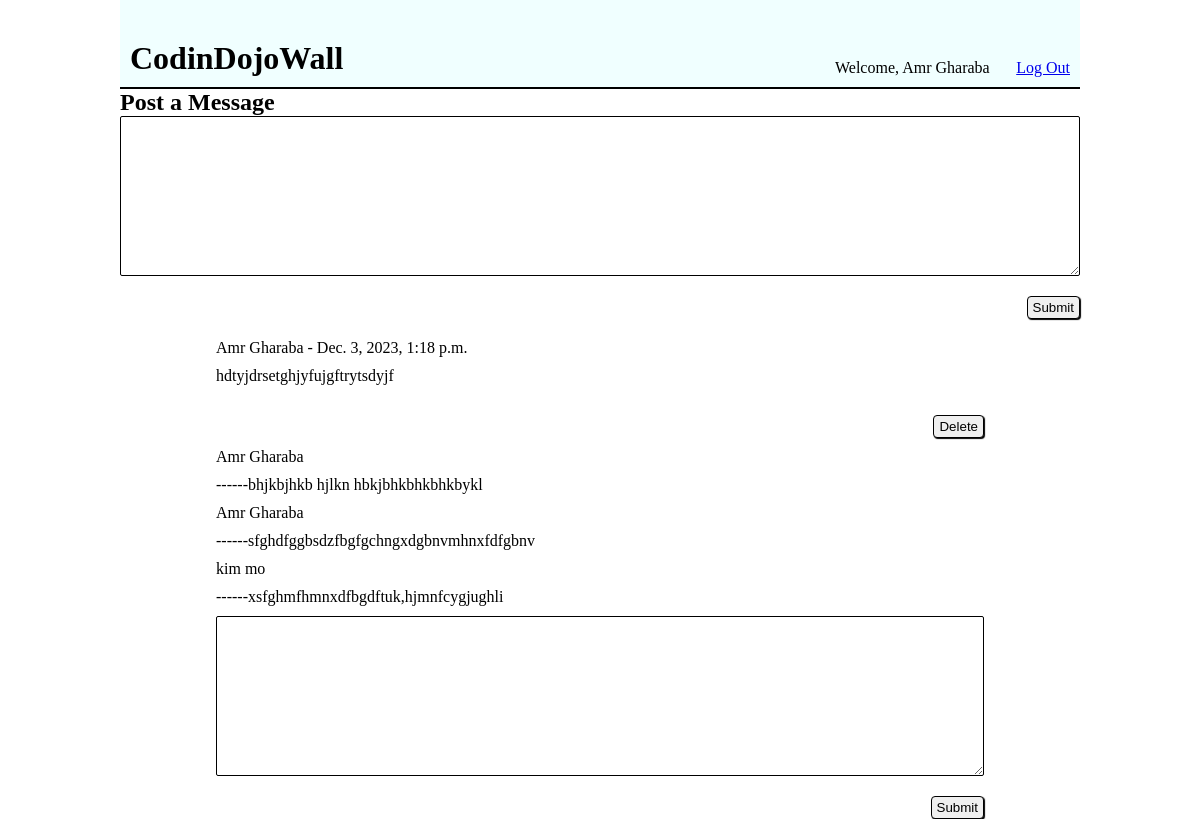
The page /user_interface (signed in) on the database its author committed.
### the_wall_app/models.py (models this page shows)
class User(models.Model):
    first_name = models.CharField(max_length=45)
    last_name = models.CharField(max_length=45)
    email_address = models.CharField(max_length=60)
    password = models.CharField(max_length=50)
    created_at = models.DateTimeField(auto_now_add=True)
    updated_at = models.DateTimeField(auto_now=True)
    objects = Usemanager()

class Message(models.Model):
    message = models.TextField()
    created_at = models.DateTimeField(auto_now_add=True)
    updated_at = models.DateTimeField(auto_now=True)
    user = models.ForeignKey(User, related_name='messages', on_delete=models.CASCADE)
    objects = Messagemanager()

class Comment(models.Model):
    comment = models.TextField()
    created_at = models.DateTimeField(auto_now_add=True)
    updated_at = models.DateTimeField(auto_now=True)
    user = models.ForeignKey(User, related_name='comments', on_delete=models.CASCADE)
    message = models.ForeignKey(Message, related_name='comments', on_delete=models.CASCADE)

### the_wall_app/views.py (the view)
# urls.py: path('user_interface',views.user_interface),
def user_interface(request):
    content = {
        'current_user' : User.objects.get(id = request.session['login_id']),
        'messeges': Message.objects.all(),
        }
    return render(request,'wall.html',content)

### the_wall_app/templates/wall.html (shortened to what this page needs)
<!DOCTYPE html>
<html lang="en">
<head>
    {% load static %}
    <link rel="stylesheet" href="{% static 'CSS/style.css' %}">
</head>
<body id="wall">
    <div class="container">
        <div class="header">
            <h1>CodinDojoWall</h1>
            <div>
                <p>Welcome, {{current_user.first_name}} {{current_user.last_name}}</p>
                <a href="/log_out">Log Out</a>
            </div>
        </div>
        <div class="body">
            <h2>Post a Message</h2>
            <form action="/post_message" method="post">{% csrf_token %}
                <textarea name="message" id="message" cols="30" rows="10" class="field"></textarea>
                <input type="submit" name="submit" class="button">
            </form>
            <div class="messages">
                {% for message in messeges %}
                    <p>{{message.user.first_name}} {{message.user.last_name}} - {{message.created_at}}</p>
                    <p>{{message.message}}</p>
                    {% if current_user.id ==  message.user.id %}
                        <form action="/delete/{{message.id}}">{% csrf_token %}
                            <input type="submit" name="submit" class="button" value="Delete">
                        </form>
                    {% endif %}
                        {% for comment in message.comments.all %}
                            <p>{{comment.user.first_name}} {{comment.user.last_name}}</p>
                            <p>------{{comment.comment}}</p>
                        {% endfor %}
                        <form action="/add_comment/{{message.id}}" method="post">{% csrf_token %}
                            <textarea name="comment" cols="30" rows="10" class="field"></textarea>
                            <input type="submit" name="submit" class="button">
                        </form>
                {% endfor %}
            </div>
        </div>
    </div>
</body>
</html>

### the_wall_app/static/CSS/style.css (style rules this page uses)
* { padding: 0; margin: 0; border: 0; outline: 0; }
.container { margin: 0 auto; padding:0px 10%; }
.field { border: 1px solid black; border-radius: 2px; padding: 4px; }
.button { border: 1px solid black; border-radius: 4px; box-shadow: 1px 1px 1px black; padding: 3px 5px; align-self: self-end; margin-top: 20px; }
#wall .header { display: flex; align-items: flex-end; justify-content: space-between; padding: 40px 10px 10px 10px; border-bottom: 2px solid black; background-color:azure; }
#wall .header h1 { flex: 3; }
#wall .header div { flex: 1; display: flex; align-items: center; justify-content: space-between; }
#wall .body { display: flex; flex-direction: column; align-items: stretch; }
#wall .body form { display: flex; flex-direction: column; align-items: stretch; justify-content: stretch; }
.messages { margin-top: 20px; padding: 0 10%; flex-direction: column; display: flex; gap: 10px; align-items: stretch; justify-content: center; }

### rows shown on the page
User: first_name "Amr", last_name "Gharaba"
Message: user.first_name "Amr", user.last_name "Gharaba", created_at "Dec. 3, 2023, 1:18 p.m.", message "hdtyjdrsetghjyfujgftrytsdyjf"
Comment: user.first_name "Amr", user.last_name "Gharaba", comment "bhjkbjhkb hjlkn hbkjbhkbhkbhkbykl"
Comment: user.first_name "Amr", user.last_name "Gharaba", comment "sfghdfggbsdzfbgfgchngxdgbnvmhnxfdfgbnv"
Comment: user.first_name "kim", user.last_name "mo", comment "xsfghmfhmnxdfbgdftuk,hjmnfcygjughli"
